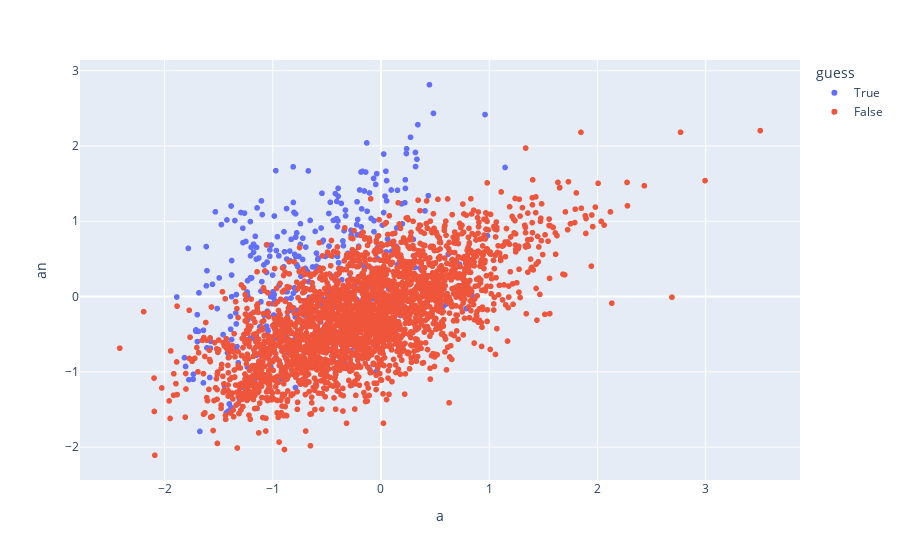

Notebook code cell kept with this figure:
### Markdown cell above
#### Articles

Something interesting to look at is if the model has learned to use correct articles. Let's study this a bit more in-depth.
We can do this quite simply by taking the weights for both for all subsequent tokens and plotting them together.

### Code cell
mask_non_words = torch.tensor([vocab.inv[idx][0].isalpha() for idx in range(len(vocab))])

vowels = ['a', 'e', 'i', 'o', 'u']

token = vocab.tokenize(torch.arange(len(vocab)))
df = pd.DataFrame(dict(x=diag[0, :, vocab["a"]].cpu(), y=diag[0, :, vocab["an"]].cpu(), token=token))
df = df[df.token.str[0].str.isalpha()]
df["guess"] = df.token.str[0].isin(vowels)

px.scatter(df, x="x", y="y", hover_name="token", color="guess", labels=dict(x="a", y="an")).show()

### Figure 1 — Plotly figure (JSON) as saved in the notebook; plotly's stock layout.template omitted (floating-point values rounded to 4 significant figures; data arrays with more than 128 entries replaced by an {"elided": "..."} marker saying what was removed)
{"data": [{"hovertemplate": "<b>%{hovertext}</b><br><br>guess=True<br>a=%{x}<br>an=%{y}<extra></extra>", "hovertext": {"elided": "421 str values"}, "legendgroup": "True", "marker": {"color": "#636efa", "symbol": "circle"}, "mode": "markers", "name": "True", "showlegend": true, "type": "scattergl", "x": {"elided": "421 float values"}, "xaxis": "x", "y": {"elided": "421 float values"}, "yaxis": "y"}, {"hovertemplate": "<b>%{hovertext}</b><br><br>guess=False<br>a=%{x}<br>an=%{y}<extra></extra>", "hovertext": {"elided": "2820 str values"}, "legendgroup": "False", "marker": {"color": "#EF553B", "symbol": "circle"}, "mode": "markers", "name": "False", "showlegend": true, "type": "scattergl", "x": {"elided": "2820 float values"}, "xaxis": "x", "y": {"elided": "2820 float values"}, "yaxis": "y"}], "layout": {"legend": {"title": {"text": "guess"}, "tracegroupgap": 0}, "margin": {"t": 60}, "xaxis": {"anchor": "y", "domain": [0, 1], "title": {"text": "a"}}, "yaxis": {"anchor": "x", "domain": [0, 1], "title": {"text": "an"}}}}
